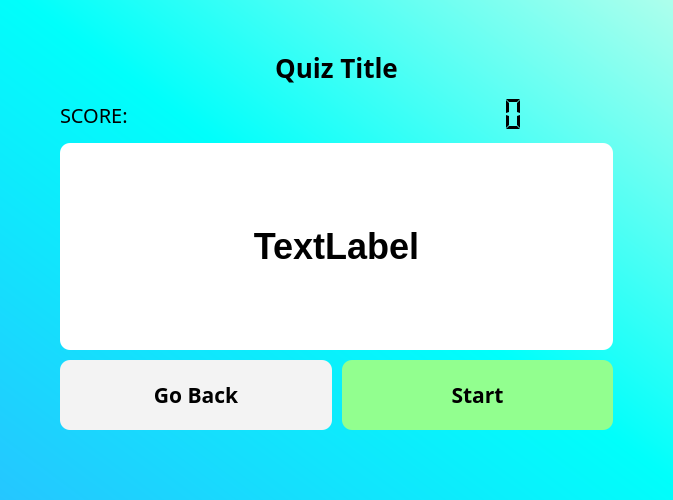
<?xml version="1.0" encoding="UTF-8"?>
<ui version="4.0">
 <class>Quizzes</class>
 <widget class="QWidget" name="Quizzes">
  <property name="geometry">
   <rect>
    <x>0</x>
    <y>0</y>
    <width>673</width>
    <height>500</height>
   </rect>
  </property>
  <property name="windowTitle">
   <string>Quiz</string>
  </property>
  <property name="styleSheet">
   <string notr="true">#Quizzes{
background: qlineargradient(spread:pad, x1:0, y1:1, x2:1, y2:0, stop:0 rgba(37, 198, 255, 255), stop:0.517857 rgba(0, 255, 251, 255), stop:1 rgba(174, 255, 236, 255))
}</string>
  </property>
  <layout class="QGridLayout" name="gridLayout">
   <property name="leftMargin">
    <number>60</number>
   </property>
   <property name="topMargin">
    <number>50</number>
   </property>
   <property name="rightMargin">
    <number>60</number>
   </property>
   <property name="bottomMargin">
    <number>70</number>
   </property>
   <property name="spacing">
    <number>10</number>
   </property>
   <item row="3" column="1">
    <widget class="QPushButton" name="btnTrue">
     <property name="enabled">
      <bool>true</bool>
     </property>
     <property name="font">
      <font>
       <family>Gilroy</family>
       <pointsize>16</pointsize>
       <weight>75</weight>
       <bold>true</bold>
      </font>
     </property>
     <property name="cursor">
      <cursorShape>PointingHandCursor</cursorShape>
     </property>
     <property name="focusPolicy">
      <enum>Qt::NoFocus</enum>
     </property>
     <property name="styleSheet">
      <string notr="true">QPushButton {
	background-color: #92ff8f;
	color: black; 
	font-family: 'Gilroy';
	font-weight: 600;
	border-radius: 10px;
	padding: 20px;
}

QPushButton::hover {
background-color: rgb(135, 234, 131);
}</string>
     </property>
     <property name="text">
      <string>Start</string>
     </property>
     <property name="iconSize">
      <size>
       <width>56</width>
       <height>68</height>
      </size>
     </property>
    </widget>
   </item>
   <item row="1" column="0">
    <widget class="QLabel" name="label">
     <property name="font">
      <font>
       <family>Gilroy ExtraBold</family>
       <pointsize>15</pointsize>
      </font>
     </property>
     <property name="text">
      <string>SCORE:</string>
     </property>
    </widget>
   </item>
   <item row="2" column="0" colspan="2">
    <widget class="QLabel" name="subtitle_2">
     <property name="sizePolicy">
      <sizepolicy hsizetype="Preferred" vsizetype="MinimumExpanding">
       <horstretch>0</horstretch>
       <verstretch>0</verstretch>
      </sizepolicy>
     </property>
     <property name="styleSheet">
      <string notr="true">background-color: #fff;
	color: black; 
	font-family: 'Gilroy';
	font-weight: 600;
	border-radius: 10px;
	padding: 20px;
	text-align: center;
font-size: 36px;
line-height: 10px;</string>
     </property>
     <property name="text">
      <string>TextLabel</string>
     </property>
     <property name="scaledContents">
      <bool>false</bool>
     </property>
     <property name="alignment">
      <set>Qt::AlignCenter</set>
     </property>
     <property name="wordWrap">
      <bool>true</bool>
     </property>
    </widget>
   </item>
   <item row="0" column="0" colspan="2">
    <widget class="QLabel" name="quiz_Title">
     <property name="font">
      <font>
       <family>Gilroy</family>
       <pointsize>-1</pointsize>
       <weight>99</weight>
       <bold>true</bold>
      </font>
     </property>
     <property name="styleSheet">
      <string notr="true">font-weight: 900;
font-size: 26px;</string>
     </property>
     <property name="text">
      <string>Quiz Title</string>
     </property>
     <property name="scaledContents">
      <bool>true</bool>
     </property>
     <property name="alignment">
      <set>Qt::AlignCenter</set>
     </property>
    </widget>
   </item>
   <item row="1" column="1">
    <widget class="QLCDNumber" name="lcd">
     <property name="minimumSize">
      <size>
       <width>0</width>
       <height>37</height>
      </size>
     </property>
     <property name="font">
      <font>
       <family>Gilroy</family>
       <pointsize>21</pointsize>
      </font>
     </property>
     <property name="frameShape">
      <enum>QFrame::NoFrame</enum>
     </property>
     <property name="segmentStyle">
      <enum>QLCDNumber::Flat</enum>
     </property>
    </widget>
   </item>
   <item row="3" column="0">
    <widget class="QPushButton" name="btnFalse">
     <property name="font">
      <font>
       <family>Gilroy</family>
       <pointsize>16</pointsize>
       <weight>75</weight>
       <bold>true</bold>
      </font>
     </property>
     <property name="cursor">
      <cursorShape>PointingHandCursor</cursorShape>
     </property>
     <property name="focusPolicy">
      <enum>Qt::NoFocus</enum>
     </property>
     <property name="styleSheet">
      <string notr="true">QPushButton {
	background-color: #f3f3f3;
	color: black; 
	font-family: 'Gilroy';
	font-weight: 600;
	border-radius: 10px;
	padding: 20px;
}

QPushButton::hover {
background-color:rgb(226, 226, 226);
}</string>
     </property>
     <property name="text">
      <string>Go Back</string>
     </property>
    </widget>
   </item>
  </layout>
 </widget>
 <resources/>
 <connections/>
</ui>
